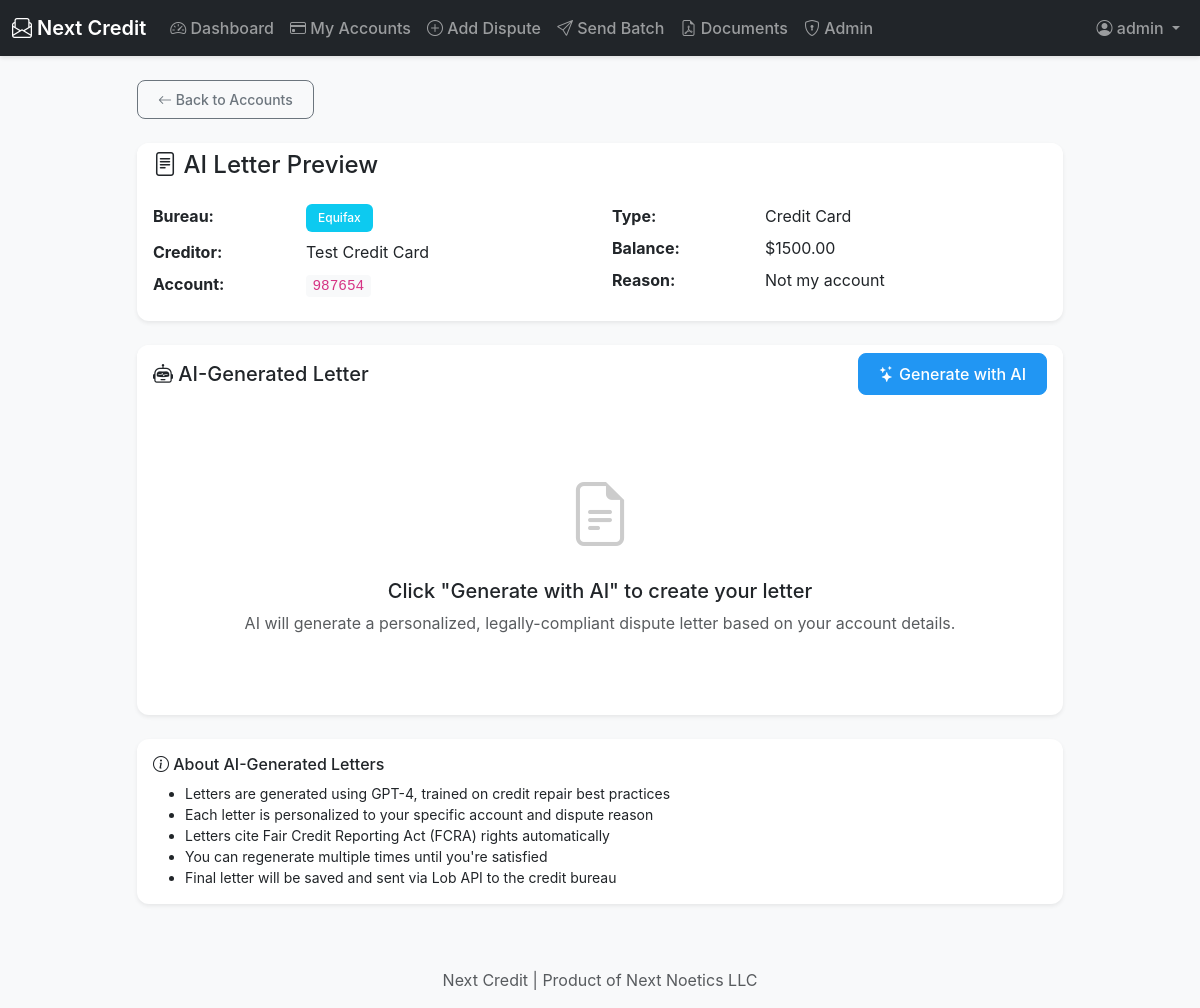
Screenshot of /preview-letter/1 (signed in) with the database file from the repository.
### tables this page shows
CREATE TABLE user_accounts (
            id INTEGER PRIMARY KEY AUTOINCREMENT,
            user_id INTEGER NOT NULL,
            bureau TEXT NOT NULL,
            creditor_name TEXT NOT NULL,
            account_number TEXT NOT NULL,
            account_type TEXT,
            balance REAL,
            status TEXT DEFAULT 'pending',
            reason TEXT,
            notes TEXT,
            uploaded_at TEXT DEFAULT CURRENT_TIMESTAMP,
            FOREIGN KEY (user_id) REFERENCES users(id) ON DELETE CASCADE
        );

### app.py (the view)
@app.route('/preview-letter/<int:account_id>')
@login_required
def preview_letter(account_id):
    user_id = session.get('user_id')
    conn = get_db_connection()
    account = conn.execute(
        'SELECT * FROM user_accounts WHERE id = ? AND user_id = ?',
        (account_id, user_id)
    ).fetchone()
    conn.close()
    if not account:
        flash('❌ Account not found', 'danger')
        return redirect(url_for('accounts'))
    return render_template('preview_letter.html',
                         account=account,
                         username=session.get('username'))

### app.py (called while the page is built)
def login_required(f):
    @wraps(f)
    def decorated_function(*args, **kwargs):
        if 'username' not in session:
            flash('Please log in to access this page.', 'warning')
            return redirect(url_for('login'))
        return f(*args, **kwargs)
    return decorated_function

@app.context_processor
def inject_user():
    return {
        'username': session.get('username'),
        'role': session.get('role')
    }

def get_db_connection():
    conn = sqlite3.connect(DB_PATH)
    conn.row_factory = sqlite3.Row
    return conn

### templates/preview_letter.html (shortened to what this page needs)
{% extends "base.html" %}
{% block content %}
<div class="container">
    <div class="row justify-content-center">
        <div class="col-lg-10">
            <div class="mb-4">
                <a href="{{ url_for('accounts') }}" class="btn btn-sm btn-outline-secondary">
                    <i class="bi bi-arrow-left"></i> Back to Accounts
                </a>
            </div>
            <div class="card border-0 shadow-sm mb-4">
                <div class="card-header bg-white">
                    <h4 class="mb-0"><i class="bi bi-file-text"></i> AI Letter Preview</h4>
                </div>
                <div class="card-body">
                    <div class="row">
                        <div class="col-md-6">
                            <dl class="row mb-0">
                                <dt class="col-sm-4">Bureau:</dt>
                                <dd class="col-sm-8"><span class="badge bg-info">{{ account.bureau }}</span></dd>
                                <dt class="col-sm-4">Creditor:</dt>
                                <dd class="col-sm-8">{{ account.creditor_name }}</dd>
                                <dt class="col-sm-4">Account:</dt>
                                <dd class="col-sm-8"><code>{{ account.account_number }}</code></dd>
                            </dl>
                        </div>
                        <div class="col-md-6">
                            <dl class="row mb-0">
                                <dt class="col-sm-4">Type:</dt>
                                <dd class="col-sm-8">{{ account.account_type or 'N/A' }}</dd>
                                <dt class="col-sm-4">Balance:</dt>
                                <dd class="col-sm-8">
                                    {% if account.balance %}
                                        ${{ "%.2f"|format(account.balance) }}
                                    {% else %}
                                        N/A
                                    {% endif %}
                                </dd>
                                <dt class="col-sm-4">Reason:</dt>
                                <dd class="col-sm-8">{{ account.reason }}</dd>
                            </dl>
                        </div>
                    </div>
                </div>
            </div>
            <div class="card border-0 shadow-sm">
                <div class="card-header bg-white d-flex justify-content-between align-items-center">
                    <h5 class="mb-0"><i class="bi bi-robot"></i> AI-Generated Letter</h5>
                    <button id="generateBtn" class="btn btn-primary" onclick="generateLetter()">
                        <i class="bi bi-stars"></i> Generate with AI
                    </button>
                </div>
                <div class="card-body">
                    <div id="initialState" class="text-center py-5">
                        <i class="bi bi-file-earmark-text" style="font-size: 4rem; color: #ccc;"></i>
                        <h5 class="mt-3">Click "Generate with AI" to create your letter</h5>
                        <p class="text-muted">AI will generate a personalized, legally-compliant dispute letter based on your account details.</p>
                    </div>
                </div>
            </div>
            <div class="card border-0 shadow-sm mt-4">
                <div class="card-body">
                    <h6><i class="bi bi-info-circle"></i> About AI-Generated Letters</h6>
                    <ul class="small mb-0">
                        <li>Letters are generated using GPT-4, trained on credit repair best practices</li>
                        <li>Each letter is personalized to your specific account and dispute reason</li>
                        <li>Letters cite Fair Credit Reporting Act (FCRA) rights automatically</li>
                        <li>You can regenerate multiple times until you're satisfied</li>
                        <li>Final letter will be saved and sent via Lob API to the credit bureau</li>
                    </ul>
                </div>
            </div>
        </div>
    </div>
</div>
{% endblock %}

### static/css/style.css (style rules this page uses)
:root { --primary-color: #2196F3; --success-color: #4CAF50; --warning-color: #FFC107; --danger-color: #F44336; --info-color: #00BCD4; --dark-color: #212529; }
body { font-family: -apple-system, BlinkMacSystemFont, 'Segoe UI', Roboto, 'Helvetica Neue', Arial, sans-serif; background-color: #f8f9fa; min-height: 100vh; display: flex; flex-direction: column; }
.card { border: none; border-radius: 12px; margin-bottom: 1.5rem; }
.card-header { border-radius: 12px 12px 0 0 !important; border: none; }
.btn { border-radius: 8px; padding: 0.5rem 1.25rem; font-weight: 500; transition: all 0.2s; }
.btn-primary { background-color: var(--primary-color); border-color: var(--primary-color); }
.badge { padding: 0.5rem 0.75rem; font-weight: 500; border-radius: 6px; }
.card, .stat-card { animation: fadeIn 0.3s ease-in-out; }
code { background-color: #f8f9fa; padding: 0.2rem 0.4rem; border-radius: 4px; font-size: 0.9em; }

### rows the page displays
user_accounts: bureau "Equifax", creditor_name "Test Credit Card", account_number "987654", account_type "Credit Card", balance "1500.00", reason "Not my account"

### other values shown
{{ username }} "admin"
